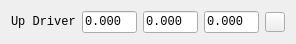
<?xml version="1.0" encoding="UTF-8"?>
<ui version="4.0">
 <class>driveItem_Main</class>
 <widget class="QWidget" name="driveItem_Main">
  <property name="geometry">
   <rect>
    <x>0</x>
    <y>0</y>
    <width>296</width>
    <height>39</height>
   </rect>
  </property>
  <property name="windowTitle">
   <string>Form</string>
  </property>
  <layout class="QHBoxLayout" name="horizontalLayout">
   <item>
    <widget class="MLabel" name="driver_lb">
     <property name="maximumSize">
      <size>
       <width>16777215</width>
       <height>16777215</height>
      </size>
     </property>
     <property name="font">
      <font>
       <family>Consolas</family>
      </font>
     </property>
     <property name="text">
      <string>Up Driver</string>
     </property>
    </widget>
   </item>
   <item>
    <widget class="MLineEdit" name="rx_le">
     <property name="font">
      <font>
       <family>Consolas</family>
      </font>
     </property>
     <property name="text">
      <string>0.000</string>
     </property>
    </widget>
   </item>
   <item>
    <widget class="MLineEdit" name="ry_le">
     <property name="font">
      <font>
       <family>Consolas</family>
      </font>
     </property>
     <property name="text">
      <string>0.000</string>
     </property>
    </widget>
   </item>
   <item>
    <widget class="MLineEdit" name="rz_le">
     <property name="font">
      <font>
       <family>Consolas</family>
      </font>
     </property>
     <property name="text">
      <string>0.000</string>
     </property>
    </widget>
   </item>
   <item>
    <widget class="QPushButton" name="set_btn">
     <property name="minimumSize">
      <size>
       <width>20</width>
       <height>20</height>
      </size>
     </property>
     <property name="maximumSize">
      <size>
       <width>20</width>
       <height>20</height>
      </size>
     </property>
     <property name="toolTip">
      <string>设置</string>
     </property>
     <property name="styleSheet">
      <string notr="true">QPushButton{
border-image: url(:/icon/SHAPES_btn_locator_150.png);
}
QPushButton:hover{
border-image: url(:/icon/SHAPES_btn_locator_150_light.png);
}
QPushButton:pressed{
border-image: url(:/icon/SHAPES_btn_locator_150_light.png);
}</string>
     </property>
     <property name="text">
      <string/>
     </property>
    </widget>
   </item>
  </layout>
 </widget>
 <customwidgets>
  <customwidget>
   <class>MLabel</class>
   <extends>QLabel</extends>
   <header>dayu_widgets.label</header>
  </customwidget>
  <customwidget>
   <class>MLineEdit</class>
   <extends>QLineEdit</extends>
   <header>dayu_widgets.line_edit</header>
  </customwidget>
 </customwidgets>
 <resources>
  <include location="../../../../dayu_widgets/static/icon.qrc"/>
 </resources>
 <connections/>
</ui>
